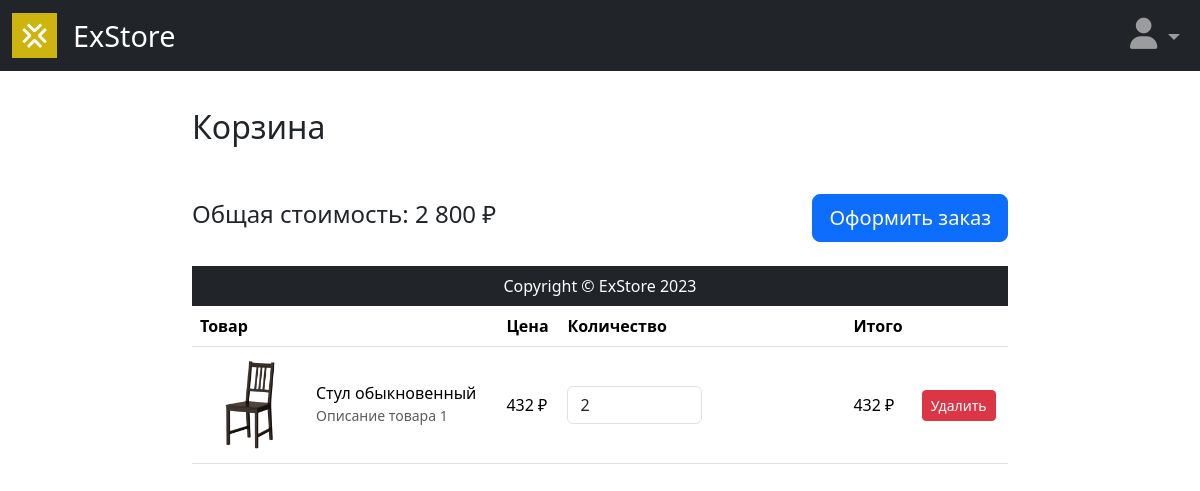
/user/cart/ (signed in), run on an earlier commit of the app's database.
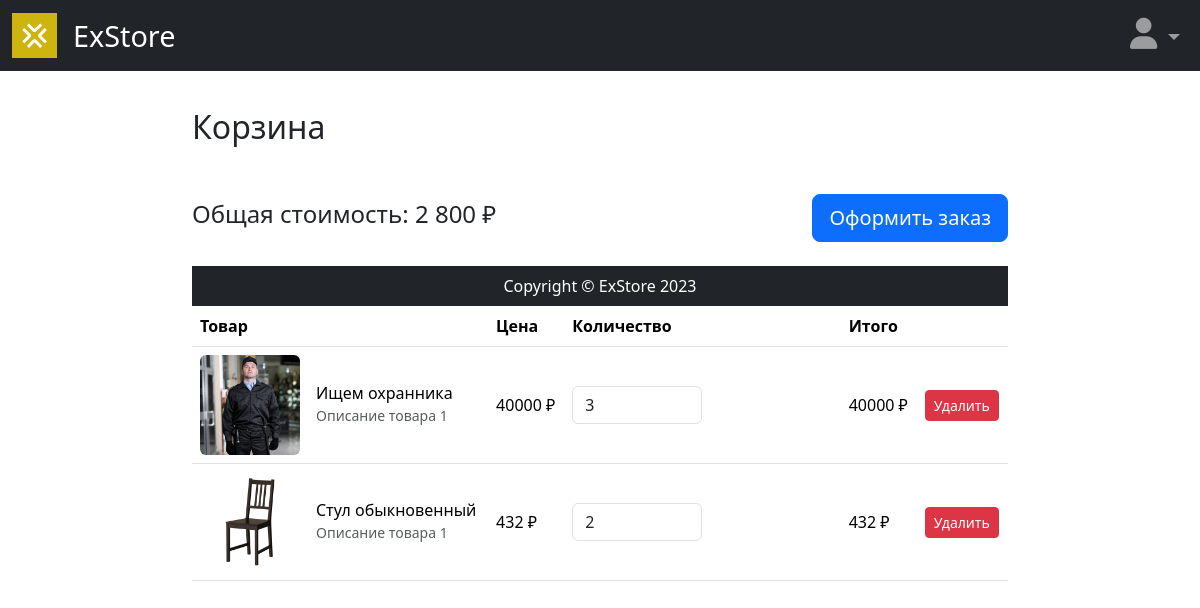
And on a later commit of the database.
### users/models.py (models this page shows, shortened)
class Cart_item(models.Model):
    user = models.ForeignKey(User, on_delete=models.CASCADE, related_name='users')
    product = models.ForeignKey(Product, on_delete=models.CASCADE, related_name='products')
    time_create = models.DateTimeField(auto_now_add=True)
    time_update = models.DateTimeField(auto_now=True)
    count = models.PositiveIntegerField(default=1)
    class Meta:
        unique_together = ('user', 'product')
        verbose_name = 'Корзина'
        verbose_name_plural = 'Корзины'
        ordering = ["-time_update"]

### goods/models.py (models this page shows, shortened)
class Product(models.Model):
    name = models.CharField(max_length=100, unique=True)
    slug = models.SlugField(max_length=100, unique=True, blank=True, null=True)
    description = models.TextField(blank=True, null=True)
    price = models.PositiveIntegerField(default=0)
    time_create = models.DateTimeField(auto_now_add=True)
    time_update = models.DateTimeField(auto_now=True)
    category = models.ForeignKey(
        to=Category,
        on_delete=models.SET(Category.get_default_category),
        related_name='products'
    )

class ProductImage(models.Model):
    image = models.ImageField(upload_to="goods_images")
    product = models.ForeignKey(to=Product, on_delete=models.CASCADE, related_name='images')

### users/views.py (the view)
# urls.py: path('cart/', views.cart, name="cart"),
def cart(request):
    if request.method == "POST":
        Cart_item.objects.get(pk=request.POST.get("cart_item_id", None)).delete()
        return redirect("user:cart")
    else:
        curr_user = request.user
        user_cart = Cart_item.objects.filter(user=curr_user)
        context = {
            'user_cart': user_cart
        }
        return render(request, 'users/cart.html', context=context)

### users/templates/users/cart.html (shortened to what this page needs)
{% extends "main/base.html" %}
{% block content %}
<div class="container mt-5">
    <h2 class="mb-4">Корзина</h2>
        <div class="table-responsive">
            <table class="table align-middle">
                <thead>
                    <tr>
                        <th scope="col">Товар</th>
                        <th scope="col">Цена</th>
                        <th scope="col">Количество</th>
                        <th scope="col">Итого</th>
                        <th scope="col"></th>
                    </tr>
                </thead>
                <tbody>
                    {% for cart_item in user_cart %}
                    <tr>
                        <td>
                            <div class="d-flex align-items-center">
                                <img src="{{ cart_item.product.images.first.image.url }}" class="rounded me-3" alt="Товар 1" width="100">
                                <div>
                                    <h5 class="mb-0">{{ cart_item.product.name }}</h5>
                                    <small class="text-muted">Описание товара 1</small>
                                </div>
                            </div>
                        </td>
                        <td>{{ cart_item.product.price }} ₽</td>
                        <td>
                            <input type="number" class="form-control w-50" value="{{ cart_item.count }}" min="1">
                        </td>
                        <td>{{ cart_item.product.price }} ₽</td>
                        <td>
                            <form method="post" action="{% url "user:cart" %}">
                                <button type="submit" class="btn btn-danger btn-sm">Удалить</button>
                            </form>
                        </td>
                    </tr>
                    {% endfor %}
        <div class="d-flex justify-content-between align-items-center mt-4">
            <h4>Общая стоимость: 2 800 ₽</h4>
            <button class="btn btn-primary btn-lg">Оформить заказ</button>
        </div>
    </div>
</div>
{% endblock content %}

### main/templates/main/base.html (shortened to what this page needs)
{% load static %}
<!doctype html>
<html lang="en">
  <head>
    <link href="https://cdn.jsdelivr.net/npm/bootstrap@5.3.3/dist/css/bootstrap.min.css" rel="stylesheet">
    <link rel="stylesheet" href="{% static "css/base.css" %}">
  </head>
  <body>
  <header>
    <nav class="navbar navbar-expand-lg navbar-dark bg-dark">
      <div class="container-fluid">
          <a href={% url 'main:index' %} id="CompLogo">
            <div class="d-flex flex-row align-items-center">
              <img class="navbar-brand" src="{% static "icons/logo.png" %}">
              <div id="CompName">ExStore</div>
            </div>
          </a>
          <div class="collapse navbar-collapse" id="navbarSupportedContent">
              <ul class="navbar-nav ms-auto mb-2 mb-lg-0">
              {% if not user.is_authenticated %}
                <li class="nav-item">
                    <a class="nav-link" href="{% url 'user:login' %}" data-bs-toggle="modal" data-bs-target="#authorization">Вход</a>
                </li>
                <li class="nav-item">
                    <a class="nav-link" href="{% url 'user:registration' %}" data-bs-toggle="modal" data-bs-target="#registration">Регистрация</a>
                </li>
              {% else %}
                <li class="nav-item dropdown d-none d-lg-block">
                  <a class="nav-link dropdown-toggle" href="#" id="navbarProfile" role="button" data-bs-toggle="dropdown" aria-expanded="false">
                      <i class="fa-solid fa-user"></i>
                  </a>
                </li>
              {% endif %}
              </ul>
          </div>
      </div>
  </nav>
  </header>
  <main>
  <div style="width: 70%; margin: 0 auto; min-height: 82vh">
  {% block content %}{% endblock content %}
  </div>
  </main>
  <footer class="py-2 bg-dark mt-4">
    <div class="container">
        <p class="m-0 text-center text-white">Copyright &copy; ExStore 2023</p>
    </div>
  </footer>
  </body>
</html>

### static/css/base.css (style rules this page uses)
html, body { height: 100%; margin: 0; }
header { position: fixed; top: 0; width: 100%; z-index: 1030; }
body { padding-top: 60px; padding-right: 0 !important }
h5 { font-size: 1em; }
.navbar-brand { max-width: 45px; }
.fa-user { font-size: 1.5em; }
.nav-link { font-size: 1.3em; }
#CompName { color: white; font-size: 1.8em; }
#CompLogo { text-decoration: none; }

What changed in the data, as far as the page shows it:
added Cart_item: product.images.first.image (picture), product.name "Ищем охранника", product.price "40000", count "3"
